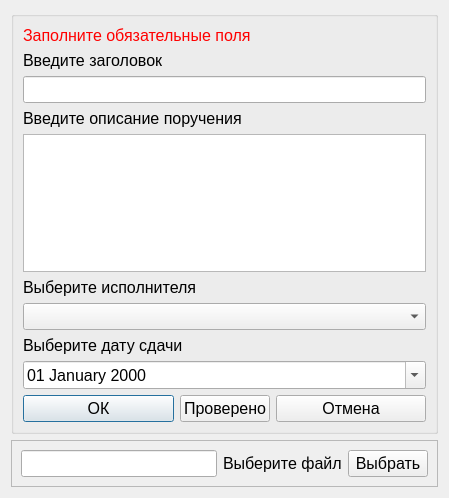
<?xml version="1.0" encoding="UTF-8"?>
<ui version="4.0">
 <class>Addoredit_Poruchenie</class>
 <widget class="QDialog" name="Addoredit_Poruchenie">
  <property name="geometry">
   <rect>
    <x>0</x>
    <y>0</y>
    <width>449</width>
    <height>498</height>
   </rect>
  </property>
  <property name="windowTitle">
   <string>Назначение поручения</string>
  </property>
  <property name="styleSheet">
   <string notr="true"/>
  </property>
  <layout class="QGridLayout" name="gridLayout_3">
   <item row="0" column="0">
    <widget class="QGroupBox" name="groupBox">
     <property name="title">
      <string/>
     </property>
     <layout class="QGridLayout" name="gridLayout_2">
      <item row="0" column="0" colspan="5">
       <widget class="QLabel" name="label_error">
        <property name="font">
         <font>
          <pointsize>12</pointsize>
         </font>
        </property>
        <property name="styleSheet">
         <string notr="true">color:red</string>
        </property>
        <property name="text">
         <string>Заполните обязательные поля</string>
        </property>
       </widget>
      </item>
      <item row="16" column="0" colspan="5">
       <widget class="QDateEdit" name="dateEdit">
        <property name="font">
         <font>
          <pointsize>12</pointsize>
         </font>
        </property>
        <property name="displayFormat">
         <string>dd MMMM yyyy</string>
        </property>
        <property name="calendarPopup">
         <bool>true</bool>
        </property>
       </widget>
      </item>
      <item row="12" column="0" colspan="5">
       <widget class="QComboBox" name="comboBox_sotr">
        <property name="font">
         <font>
          <pointsize>12</pointsize>
         </font>
        </property>
       </widget>
      </item>
      <item row="8" column="0" colspan="5">
       <widget class="QPlainTextEdit" name="plainTextEdit_text">
        <property name="font">
         <font>
          <pointsize>12</pointsize>
         </font>
        </property>
       </widget>
      </item>
      <item row="7" column="0" colspan="5">
       <widget class="QLabel" name="label_3">
        <property name="font">
         <font>
          <pointsize>12</pointsize>
         </font>
        </property>
        <property name="text">
         <string>Введите описание поручения</string>
        </property>
       </widget>
      </item>
      <item row="15" column="0" colspan="5">
       <widget class="QLabel" name="label_6">
        <property name="font">
         <font>
          <pointsize>12</pointsize>
         </font>
        </property>
        <property name="text">
         <string>Выберите дату сдачи</string>
        </property>
       </widget>
      </item>
      <item row="6" column="0" colspan="5">
       <widget class="QLineEdit" name="lineEdit_title">
        <property name="font">
         <font>
          <pointsize>12</pointsize>
         </font>
        </property>
       </widget>
      </item>
      <item row="5" column="0" colspan="5">
       <widget class="QLabel" name="label_2">
        <property name="font">
         <font>
          <pointsize>12</pointsize>
         </font>
        </property>
        <property name="text">
         <string>Введите заголовок</string>
        </property>
       </widget>
      </item>
      <item row="11" column="0" colspan="5">
       <widget class="QLabel" name="label">
        <property name="font">
         <font>
          <pointsize>12</pointsize>
         </font>
        </property>
        <property name="text">
         <string>Выберите исполнителя</string>
        </property>
       </widget>
      </item>
      <item row="19" column="0" colspan="2">
       <widget class="QPushButton" name="pushButton_ok">
        <property name="font">
         <font>
          <pointsize>12</pointsize>
         </font>
        </property>
        <property name="text">
         <string>ОК</string>
        </property>
        <property name="icon">
         <iconset resource="../resourses.qrc">
          <normaloff>:/img/img/ok.png</normaloff>:/img/img/ok.png</iconset>
        </property>
       </widget>
      </item>
      <item row="19" column="2">
       <widget class="QPushButton" name="pushButton_provereno">
        <property name="font">
         <font>
          <pointsize>12</pointsize>
         </font>
        </property>
        <property name="text">
         <string>Проверено</string>
        </property>
        <property name="icon">
         <iconset resource="../resourses.qrc">
          <normaloff>:/img/img/ok.png</normaloff>:/img/img/ok.png</iconset>
        </property>
       </widget>
      </item>
      <item row="19" column="3" colspan="2">
       <widget class="QPushButton" name="pushButton_cancel">
        <property name="font">
         <font>
          <pointsize>12</pointsize>
         </font>
        </property>
        <property name="text">
         <string>Отмена</string>
        </property>
        <property name="icon">
         <iconset resource="../resourses.qrc">
          <normaloff>:/img/img/cancel.png</normaloff>:/img/img/cancel.png</iconset>
        </property>
       </widget>
      </item>
     </layout>
    </widget>
   </item>
   <item row="1" column="0">
    <widget class="QFrame" name="frame">
     <property name="frameShape">
      <enum>QFrame::StyledPanel</enum>
     </property>
     <property name="frameShadow">
      <enum>QFrame::Raised</enum>
     </property>
     <layout class="QGridLayout" name="gridLayout">
      <item row="0" column="0">
       <widget class="QLineEdit" name="lineEdit_file">
        <property name="font">
         <font>
          <pointsize>12</pointsize>
         </font>
        </property>
       </widget>
      </item>
      <item row="0" column="1">
       <widget class="QLabel" name="label_5">
        <property name="font">
         <font>
          <pointsize>12</pointsize>
         </font>
        </property>
        <property name="text">
         <string>Выберите файл</string>
        </property>
       </widget>
      </item>
      <item row="0" column="2">
       <widget class="QPushButton" name="pushButton_choose">
        <property name="font">
         <font>
          <pointsize>12</pointsize>
         </font>
        </property>
        <property name="text">
         <string>Выбрать</string>
        </property>
        <property name="icon">
         <iconset resource="../resourses.qrc">
          <normaloff>:/img/img/1134892.png</normaloff>:/img/img/1134892.png</iconset>
        </property>
       </widget>
      </item>
     </layout>
     <zorder>pushButton_choose</zorder>
     <zorder>label_5</zorder>
     <zorder>lineEdit_file</zorder>
     <zorder>label_5</zorder>
     <zorder>lineEdit_file</zorder>
     <zorder>pushButton_choose</zorder>
     <zorder>label_5</zorder>
     <zorder>lineEdit_file</zorder>
     <zorder>pushButton_choose</zorder>
    </widget>
   </item>
  </layout>
 </widget>
 <tabstops>
  <tabstop>lineEdit_title</tabstop>
  <tabstop>plainTextEdit_text</tabstop>
  <tabstop>comboBox_sotr</tabstop>
  <tabstop>dateEdit</tabstop>
  <tabstop>pushButton_ok</tabstop>
 </tabstops>
 <resources>
  <include location="../resourses.qrc"/>
 </resources>
 <connections/>
</ui>
